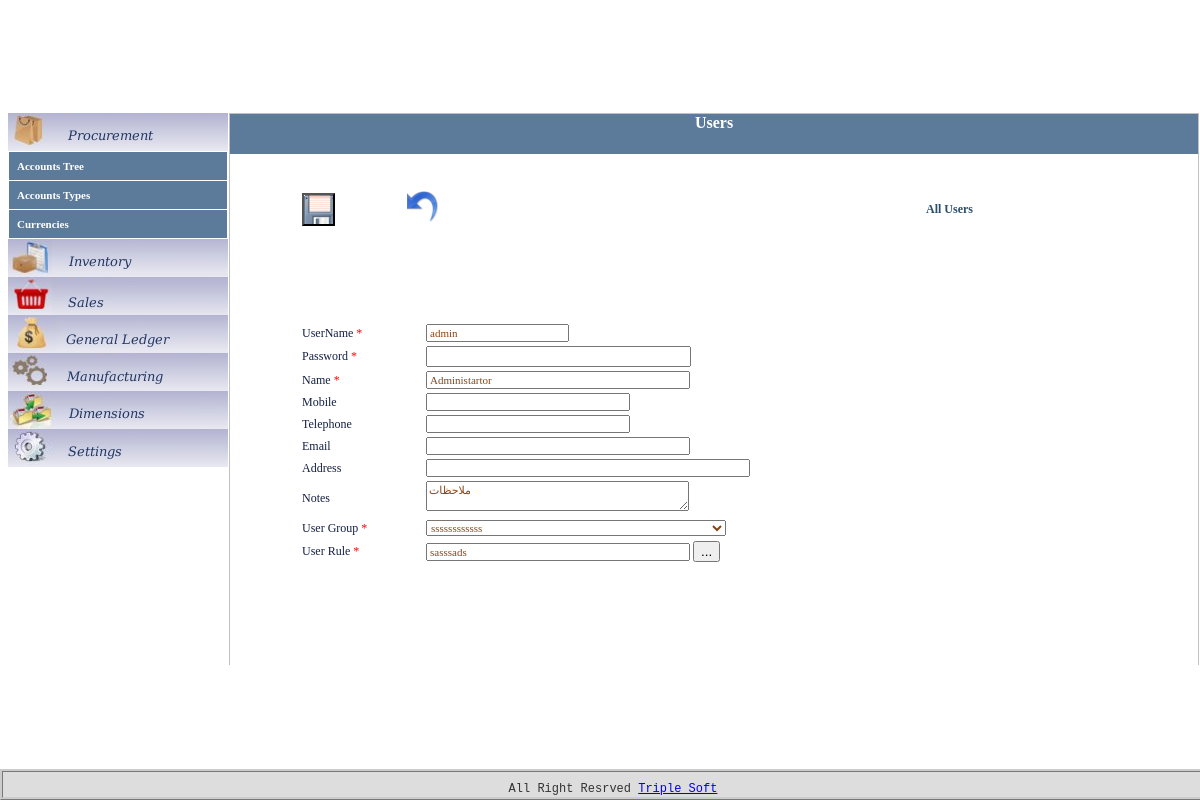
/ums/users/go_form/1/edit, run on the app's committed database.
### tables this page shows
CREATE TABLE IF NOT EXISTS `ums_users` (
  `id` int(11) NOT NULL AUTO_INCREMENT,
  `username` varchar(20) NOT NULL,
  `password` varchar(100) NOT NULL,
  `name` varchar(50) NOT NULL,
  `mobile` varchar(20) NOT NULL,
  `telephone` varchar(20) NOT NULL,
  `email` varchar(50) NOT NULL,
  `address` varchar(100) NOT NULL,
  `notes` varchar(200) NOT NULL,
  `user_group_id` int(11) NOT NULL,
  `user_rule_id` int(11) NOT NULL,
  `created_at` datetime NOT NULL,
  `create_user` int(11) NOT NULL,
  `updated_at` datetime NOT NULL,
  `update_user` int(11) NOT NULL,
  `are_canceled` tinyint(4) NOT NULL,
  `canceled_at` datetime NOT NULL,
  `cancel_user` int(11) NOT NULL,
  PRIMARY KEY (`id`)
);

CREATE TABLE IF NOT EXISTS `ums_users_groups` (
  `id` int(11) NOT NULL AUTO_INCREMENT,
  `code` varchar(10) NOT NULL,
  `name` varchar(50) NOT NULL,
  `notes` varchar(100) NOT NULL,
  `created_at` datetime NOT NULL,
  `create_user` int(11) NOT NULL,
  `updated_at` datetime NOT NULL,
  `update_user` int(11) NOT NULL,
  `are_canceled` tinyint(4) NOT NULL,
  `canceled_at` datetime NOT NULL,
  `cancel_user` int(11) NOT NULL,
  PRIMARY KEY (`id`)
);

CREATE TABLE IF NOT EXISTS `ums_users_rules` (
  `id` int(11) unsigned NOT NULL AUTO_INCREMENT,
  `code` varchar(10) NOT NULL,
  `name` varchar(100) NOT NULL,
  `position` tinyint(10) unsigned NOT NULL DEFAULT '0',
  `parent_id` int(11) unsigned NOT NULL DEFAULT '0',
  `notes` varchar(100) NOT NULL,
  `created_at` datetime NOT NULL,
  `create_user` int(11) NOT NULL,
  `updated_at` datetime NOT NULL,
  `update_user` int(11) NOT NULL,
  `are_canceled` tinyint(4) NOT NULL,
  `canceled_at` datetime NOT NULL,
  `cancel_user` int(11) NOT NULL,
  PRIMARY KEY (`id`)
);

### application/controllers/ums/users.php (called while the page is built, shortened)
<?
class Users extends Controller
{
	function Users()
	{
		$this->load->model('ums/Users_model','Users_model',True);
		 $this->load->view('ums/users/functions');
	}
	function go_form($id, $mode)
	{
        if($id!=0)
        {
			$data['users_row'] = $this->Users_model->get_by_id($id);
        }
        $data['mode']= $mode;
		$this->load->view('ums/users/form',$data);
	}
}
?>

### CodeIgniter_1_7_2/system/codeigniter/CodeIgniter.php (called while the page is built, shortened)
<?php  if ( ! defined('BASEPATH')) exit('No direct script access allowed');
$EXT =& load_class('Hooks');
$EXT->_call_hook('pre_system');
$URI =& load_class('URI');
$RTR =& load_class('Router');
$method = $RTR->fetch_method();
$EXT->_call_hook('pre_controller');
$CI = new $class();
if ($RTR->scaffolding_request === TRUE)
{
	if ($EXT->_call_hook('scaffolding_override') === FALSE)
	{
		$CI->_ci_scaffolding();
	}
}
else
{
	if (method_exists($CI, '_remap'))
	{
		$CI->_remap($method);
	}
	else
	{
		call_user_func_array(array(&$CI, $method), array_slice($URI->rsegments, 2));
	}
}

### index.php (called while the page is built, shortened)
<?php
require_once BASEPATH.'codeigniter/CodeIgniter'.EXT;

### application/models/ums/users_model.php (called while the page is built, shortened)
<?php
class Users_model extends Model
{
		function get_by_id($id)
	    {
	    	$this->db->select('`ums_users.id`,`ums_users.username`,`ums_users.password`,`ums_users.name`,`ums_users.mobile`,`ums_users.telephone`,`ums_users.email`,`ums_users.address`,`ums_users.notes`,`ums_users.user_group_id`,`ums_users.user_rule_id`,`ums_users.are_canceled`,`ums_users.updated_at`,`ums_users_groups.name` as `group`,`ums_users_rules.name` as `rule`');
	     	$this->db->from('ums_users');
	    	$this->db->join('ums_users_rules', 'ums_users_rules.id = ums_users.user_rule_id', 'left');
	    	$this->db->join('ums_users_groups', 'ums_users_groups.id = ums_users.user_group_id', 'left');
	    	$this->db->where("ums_users.id", $id);
	    	$query = $this->db->get();
        	return ($query->num_rows > 0) ? $query->row() : array();
	    }
}
?>

### CodeIgniter_1_7_2/system/codeigniter/Base5.php (called while the page is built)
<?php  if ( ! defined('BASEPATH')) exit('No direct script access allowed');
class CI_Base {
	private static $instance;
	public function CI_Base()
	{
		self::$instance =& $this;
	}
	public static function &get_instance()
	{
		return self::$instance;
	}
}
function &get_instance()
{
	return CI_Base::get_instance();
}

### CodeIgniter_1_7_2/system/codeigniter/Common.php (called while the page is built, shortened)
<?php  if ( ! defined('BASEPATH')) exit('No direct script access allowed');
function &get_config()
{
	static $main_conf;
	if ( ! isset($main_conf))
	{
		$main_conf[0] =& $config;
	}
	return $main_conf[0];
}

### application/config/config.php (called while the page is built)
<?php  if ( ! defined('BASEPATH')) exit('No direct script access allowed');
$config['base_url']	= "http://localhost/account/";
$config['index_page'] = "index.php";
$config['uri_protocol']	= "PATH_INFO";
$config['url_suffix'] = "";
$config['language']	= "english";
$config['charset'] = "UTF-8";
$config['enable_hooks'] = FALSE;
$config['subclass_prefix'] = 'MY_';
$config['permitted_uri_chars'] = 'a-z 0-9~%.:_\-';
$config['enable_query_strings'] = FALSE;
$config['controller_trigger'] 	= 'c';
$config['function_trigger'] 	= 'm';
$config['directory_trigger'] 	= 'd';
$config['log_threshold'] = 0;
$config['log_path'] = '';
$config['log_date_format'] = 'Y-m-d H:i:s';
$config['cache_path'] = '';
$config['encryption_key'] = "";
$config['sess_cookie_name']		= 'ci_session';
$config['sess_expiration']		= 7200;
$config['sess_encrypt_cookie']	= FALSE;
$config['sess_use_database']	= FALSE;
$config['sess_table_name']		= 'ci_sessions';
$config['sess_match_ip']		= FALSE;
$config['sess_match_useragent']	= TRUE;
$config['sess_time_to_update'] 	= 300;
$config['cookie_prefix']	= "";
$config['cookie_domain']	= "";
$config['cookie_path']		= "/";
$config['global_xss_filtering'] = FALSE;
$config['compress_output'] = FALSE;
$config['time_reference'] = 'local';
$config['rewrite_short_tags'] = FALSE;
$config['proxy_ips'] = '';

### application/models/ums/users_groups_model.php (called while the page is built, shortened)
<?php
class Users_groups_model extends Model
{
		function get_all_display_active()
	    {
	    	$this->db->select('`id`,`code`,`name`,`notes`');
	    	$this->db->where("are_canceled", 0);
	     	$this->db->order_by("id", "desc");
	    	$query = $this->db->get('ums_users_groups');
        	return $query->result();
	    }
}
?>

### application/views/includes/gui_tools.php (the view, shortened to what this page needs)
<?php
class GuiTools {
   public function beginTable($style='')
   {
     echo"<table style='$style' >";
   }
	public function endTable()
   {
     echo"</table>";
   }
 	public function beginRow($trHeight='20px')
   {
     echo"<tr height='$trHeight'>";
   }
	public function endRow()
   {
     echo"</tr>";
   }
   public function cellLabelTitle($tdWidth, $text)
   {
     echo"<td width='$tdWidth' ><label style='color: #142044; font-family:tahoma; font-size: 12px;' >$text</label></td>";
   }
   public function cellLabelTitle_Required($tdWidth, $text)
   {
     echo"<td width='$tdWidth' ><label style='color: #142044; font-family:tahoma; font-size: 12px;' >$text<span style='color:red'> *</span></label></td>";
   }
   public function cellTextbox($tdWidth,$txtSize, $txtLength, $txtId,$txtName,$txtValue, $string_added='')
   {
     echo"<td width='$tdWidth'><input type='text' size='$txtSize' maxlength='$txtLength' id='$txtId' name='$txtName' value='$txtValue' $string_added style='color:#8B4513; font-family:tahoma; font-size: 11px;'/></td>";
   }
   public function cellTextarea($tdWidth, $txtareaId,$txtareaName, $txtareaRows, $txtareaCols, $txtareaValue, $string_added='')
   {
     echo"<td width='$tdWidth'><textarea rows='$txtareaRows' cols='$txtareaCols' id='$txtareaId' name='$txtareaName' $string_added style='color:#8B4513; font-family:tahoma; font-size: 11px;'>$txtareaValue</textarea> </td>";
   }
	public function cellPassword($tdWidth,$pwSize, $pwLength, $pwId,$pwName , $string_added)
   {
     echo"<td width='$tdWidth'><input type='password' size='$pwSize' maxlength='$pwLength' id='$pwId' name='$pwName' $string_added /></td>";
   }
  	public function cellHidden($hdnId, $hdnName, $hdnValue)
   {
     echo"<td ><input type='hidden' id='$hdnId' name='$hdnName' value='$hdnValue' /></td>";
   }
}

### application/views/includes/dropdowns.php (shortened to what this page needs)
<?php
class Dropdowns {
	private $lbl_style;
	private $drpdwn_style;
   public function __construct() {
		$this->lbl_style="color: #142044; font-family:tahoma; font-size: 12px;";
		$this->drpdwn_style='color:#8B4513; font-family:tahoma; font-size: 11px; width:300px;';
   }
   public function tr_drpdwn_user_group($lbl_txt,$selected_id=0)
   	{
   		$tr_drpdwn="<tr height='20px'>";
   		$tr_drpdwn=$tr_drpdwn."<td width='120px' ><label style='".$this->lbl_style."'>$lbl_txt<span style='color:red'> *</span></label></td>";
   		$tr_drpdwn=$tr_drpdwn."<td width='200px' ><select name='drpdwn_user_group' id='drpdwn_user_group' style='".$this->drpdwn_style."' >";
     	$tr_drpdwn=$tr_drpdwn."<option value='0'></option>";
     	$users_groups_model=new Users_groups_model();
     	$arr=$users_groups_model->get_all_display_active();
     	foreach ($arr as $record)
      	{
      		$are_selected="";
      		if($selected_id==$record->id)
      		{
      			$are_selected="selected='selected'";
      		}
      	  $tr_drpdwn=$tr_drpdwn."<option value='". $record->id."' $are_selected>".$record->name."</option>";
      	}
     	$tr_drpdwn=$tr_drpdwn."</select></td>";
     	$tr_drpdwn=$tr_drpdwn."</tr>";
     	echo $tr_drpdwn;
   	}
}

### application/views/includes/popups.php (shortened to what this page needs)
<?php
class Popups {
	private $lbl_style;
   public function __construct() {
		$this->lbl_style="color: #142044; font-family:tahoma; font-size: 12px;";
  }
	public function tr_popup_user_rule($lbl_txt,$selected_id=0,$selected_name='')
   	{
   		$tr_popup="<tr height='20px'>";
   		$tr_popup=$tr_popup."<td width='120px' ><label style='".$this->lbl_style."'>$lbl_txt<span style='color:red'> *</span></label></td>";
   		$tr_popup=$tr_popup."<td width='200px' >
   		<input type='hidden' id='hdn_user_rule' name='hdn_user_rule' value='$selected_id'/>
   		<input type='text' size='40'  id='txt_user_rule' name='txt_user_rule' value='$selected_name' readonly='readonly'  style='color:#8B4513; font-family:tahoma; font-size: 11px;'/>
   		<input type='button' id='btn_user_rule' name='btn_user_rule' value='...' onclick=\"window.open('../../../users_rules/popup','Select Users Rule','width=600px,height=450px,toolbar=no,sizeable=0,  directories=no,status=yes,menubar=no,scrollbars=yes,copyhistory=yes');\" />
   		</td>";
     	$tr_popup=$tr_popup."</tr>";
     	echo $tr_popup;
   	}
}

### css/style.css (style rules this page uses)
body { margin: 10px auto; font: Verdana,Arial, Helvetica, sans-serif; background-color: #FFFFFF; }

### data on the page
ums_users: txt_username "admin", txt_name "Administartor", txt_notes "ملاحظات", txt_user_rule "sasssads"
ums_users_groups: drpdwn_user_group "ssssssssssss"

### other printed values
$this->lang->line('title') "Users"
$this->lang->line('lnk_view_all') "All Users"
$text "UserName Password Name"
$text "Mobile Telephone Email Address Notes"
$lbl_txt "User Group"
$lbl_txt "User Rule"
$this->lang->line('footer_developed_by') "All Right Resrved"
$this->lang->line('footer_company_site_link') "Triple Soft"
